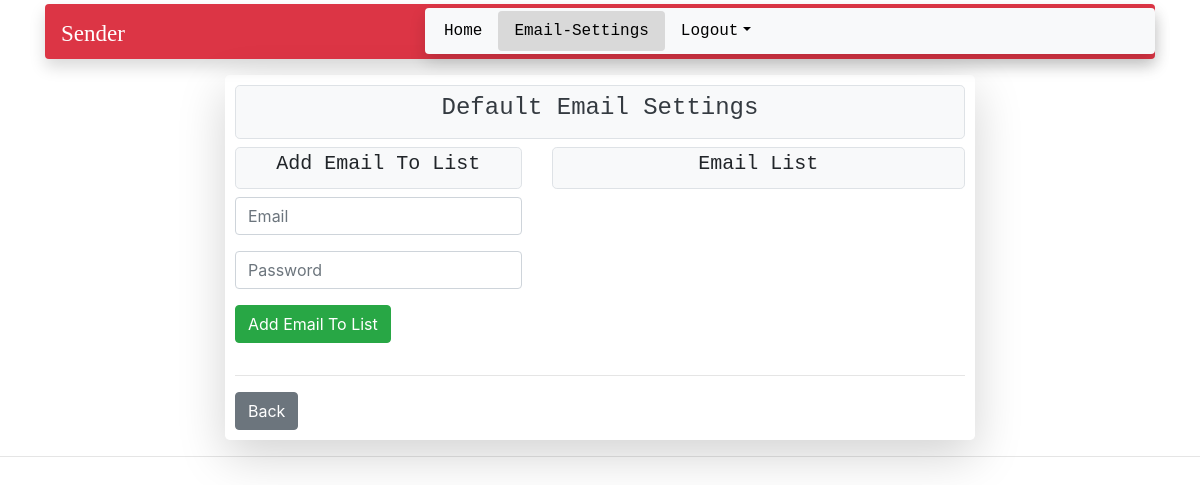
Page /set-user/ (signed in) on the earlier database version.
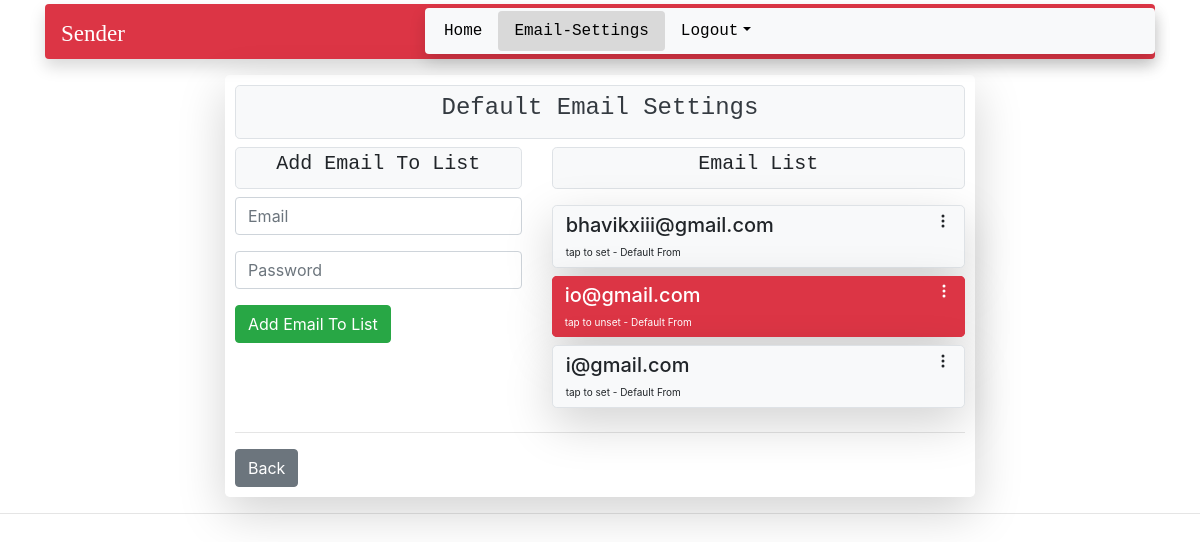
Same page on the later database version.
### sendapp/models.py (models this page shows)
class EmailFromList(models.Model):
	user = models.ForeignKey(to=UserProfile, on_delete = models.CASCADE, null=True, blank=True)
	userEmail = models.EmailField(max_length = 200, blank = False, null = True)
	userPassword = models.CharField(max_length = 32, blank = False, null = True)
	isDefault = models.BooleanField(default = False)
	def __str__(self):
		return self.userEmail

### sendapp/decorators.py (the view)
		def wrapper_fun(request, *args, **kwargs):
			group = None
			if request.user.groups.exists():
				group = request.user.groups.all()[0].name
			if group in allowed_roles:
				return view_func(request, *args, **kwargs)
			else:
				return HttpResponse("you ain't authoizez where you wanna reach")

### sendapp/form.py
class EmailFromListForm(ModelForm):
	class Meta:
		model = EmailFromList
		fields = '__all__'
		exclude = ['user']
		widgets = {
      		'userPassword': forms.PasswordInput()
        }
	def __init__(self, *args, **kwargs):
		super(EmailFromListForm, self).__init__(*args, **kwargs)
		self.fields['userEmail'].widget.attrs['placeholder'] = 'Email'
		self.fields['userPassword'].widget.attrs['placeholder'] = 'Password'
		self.fields['userEmail'].label = ''
		self.fields['userPassword'].label = ''

### sendapp/views.py (called while the page is built, shortened)
@login_required(login_url='login')
@allowed_users(allowed_roles = ['user', 'admin'])
def EmailFromListView(request):
	u = UserProfile.objects.get(user = request.user)
	email_from_list = EmailFromList.objects.filter(user = u)
	form = EmailFromListForm()
	context = {
		'emailsetting' : 'active',
		'form' : form,
		'email_from_list' : email_from_list
	}
	return render(request, 'email_settings.html', context)

### templates/email_settings.html (shortened to what this page needs)
{% extends 'main.html' %}
{% load static %}
{% load crispy_forms_tags %}
{% block content %}
<div class="container d-flex justify-content-center">
<div class="flex-grow-1 rounded-lg shadow-lg ww">
	<div class="d-block bg-light text-dark text-monospace text-center border rounded-lg p-2">
		<h4>Default Email Settings</h4>
  	</div>
	<div class="row">
		<div class="col pt-2 ">
			<div class="border rounded-lg text-center text-monospace  bg-light p-1 mb-2">
				<h5>Add Email To List</h5>
			</div>
    		<form method="POST" action="">
				{{ form.userEmail|as_crispy_field }}
				{{ form.userPassword|as_crispy_field }}
				<button type="submit" class="btn btn-success">Add Email To List</button>
			</form>
		</div>
		<div class="col-sm-7 pt-2">
			<div class="border rounded-lg text-center text-monospace bg-light p-1 mb-3">
				<h5>Email List</h5>
			</div>
	    	{% for email_from in email_from_list %}
				{% if email_from.isDefault == True %}
				<div class="btn-group bg-danger rounded-lg shadow-lg mb-2" align="center" style="width: 100%">
					<a href="{% url 'unset-default' email_from.id %}" class="btn btn-danger text-left rounded-lg border border-danger" style="width: 95%">
						<h5>{{ email_from }}</h5>
						<font size=1.8rem>tap to unset - Default From</font>
					</a>
					<a href="{% url 'edit-email' email_from.id %}" class="btn btn-danger rounded-lg border border-danger">
						<svg class="bi bi-three-dots-vertical" width="1em" height="1em" viewBox="0 0 16 16" fill="currentColor" xmlns="http://www.w3.org/2000/svg">
							<path fill-rule="evenodd" d="M9.5 13a1.5 1.5 0 1 1-3 0 1.5 1.5 0 0 1 3 0zm0-5a1.5 1.5 0 1 1-3 0 1.5 1.5 0 0 1 3 0zm0-5a1.5 1.5 0 1 1-3 0 1.5 1.5 0 0 1 3 0z"/>
						</svg>
					</a>
				</div>
				{% else %}
				<div class="btn-group bg-light rounded-lg shadow-lg border mb-2" align="center" style="width: 100%">
					<a href="{% url 'default-email' email_from.id %}" class="btn btn-light text-left rounded-lg" style="width: 95%">
						<h5>{{ email_from }}</h5>
						<font size=1.8rem>tap to set - Default From</font>
					</a>
					<a href="{% url 'edit-email' email_from.id %}" class="btn btn-light rounded-lg">
						<svg class="bi bi-three-dots-vertical" width="1em" height="1em" viewBox="0 0 16 16" fill="currentColor" xmlns="http://www.w3.org/2000/svg">
							<path fill-rule="evenodd" d="M9.5 13a1.5 1.5 0 1 1-3 0 1.5 1.5 0 0 1 3 0zm0-5a1.5 1.5 0 1 1-3 0 1.5 1.5 0 0 1 3 0zm0-5a1.5 1.5 0 1 1-3 0 1.5 1.5 0 0 1 3 0z"/>
						</svg>
					</a>
				</div>
				{% endif %}
			{% endfor %}
		</div>
	</div>
	<hr>
	<a href="{% url 'home' %}" class="btn btn-secondary">Back</a>
</div>
</div>
{% endblock %}

Differences in the rows shown:
added EmailFromList: userEmail "bhavikxiii@gmail.com"
added EmailFromList: userEmail "io@gmail.com"
added EmailFromList: userEmail "i@gmail.com"
